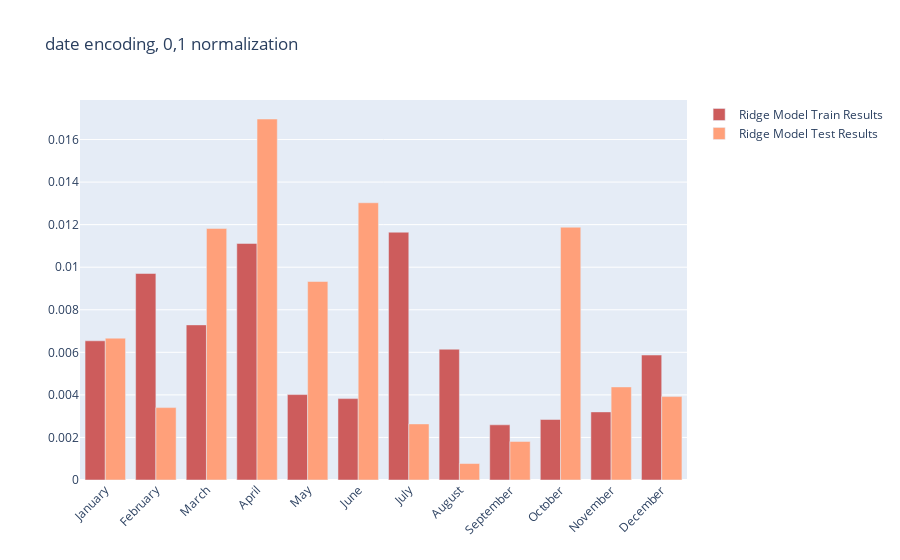

Write notebook code for a chart like this one.
### Code cell
import plotly.graph_objects as go


fig = go.Figure()
fig.add_trace(go.Bar(x=data["months"],y=data["ridge_train"],name='Ridge Model Train Results', marker_color='indianred',textposition="auto"))

fig.add_trace(go.Bar(x=data["months"], y=data["ridge_test"], name='Ridge Model Test Results',marker_color='lightsalmon',textposition="auto"))

# Here we modify the tickangle of the xaxis, resulting in rotated labels.
fig.update_layout(barmode='group', xaxis_tickangle=-45,title= "date encoding, 0,1 normalization")
fig.show()

### Figure 1 — Plotly figure (JSON) as saved in the notebook; plotly's stock layout.template omitted (floating-point values rounded to 4 significant figures)
{"data": [{"marker": {"color": "indianred"}, "name": "Ridge Model Train Results", "textposition": "auto", "type": "bar", "x": ["January", "February", "March", "April", "May", "June", "July", "August", "September", "October", "November", "December"], "y": [0.006541, 0.009705, 0.007289, 0.01112, 0.004014, 0.003825, 0.01165, 0.006145, 0.002593, 0.002844, 0.0032, 0.005872]}, {"marker": {"color": "lightsalmon"}, "name": "Ridge Model Test Results", "textposition": "auto", "type": "bar", "x": ["January", "February", "March", "April", "May", "June", "July", "August", "September", "October", "November", "December"], "y": [0.006666, 0.003402, 0.01182, 0.01696, 0.009329, 0.01303, 0.002636, 0.0007746, 0.00181, 0.01188, 0.004374, 0.00392]}], "layout": {"barmode": "group", "title": {"text": "date encoding, 0,1 normalization"}, "xaxis": {"tickangle": -45}}}
